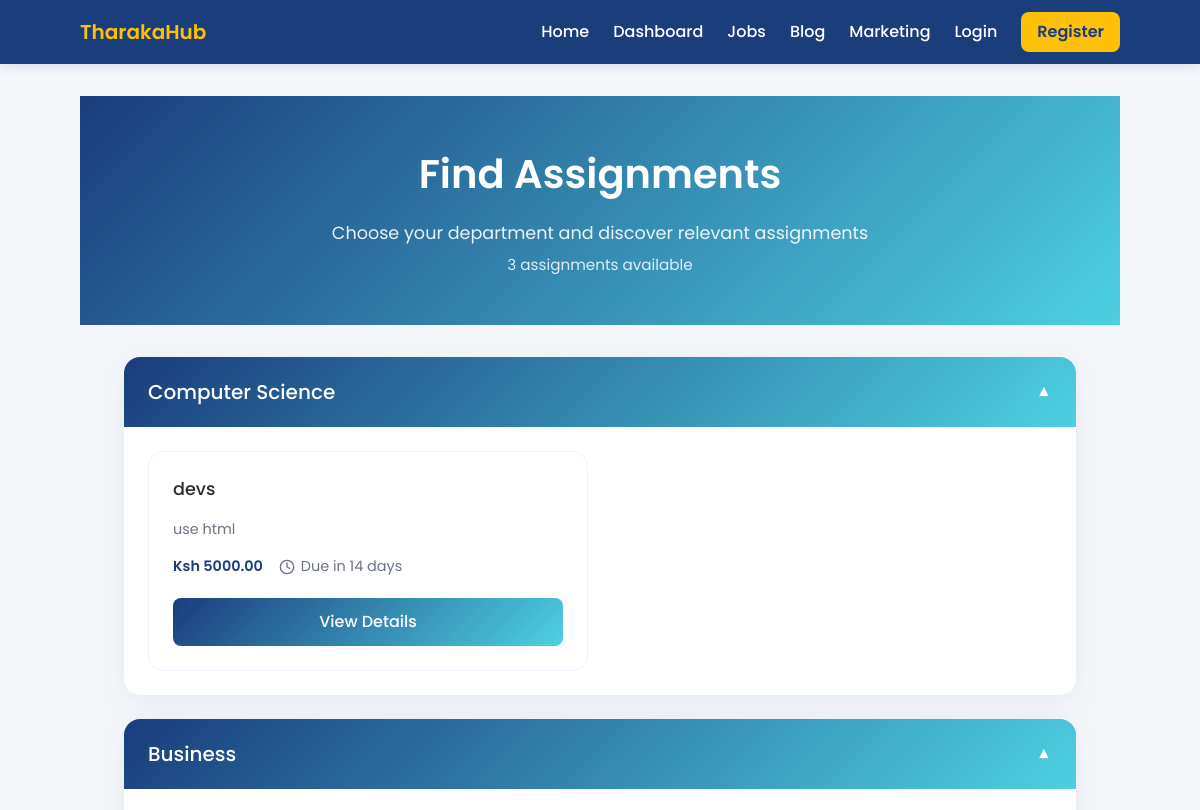
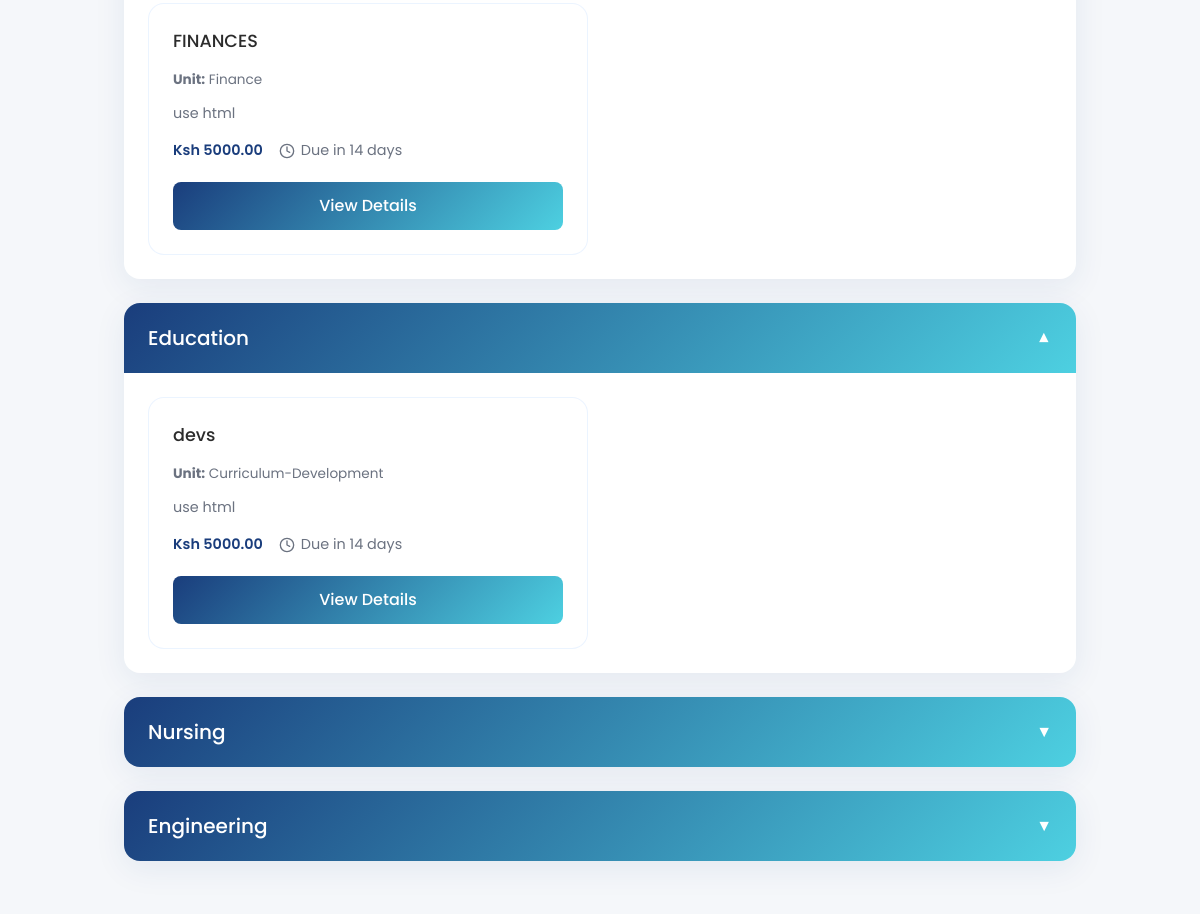
Page /users/jobs/ (upper part) on the earlier database version (2 pictures, top to bottom).
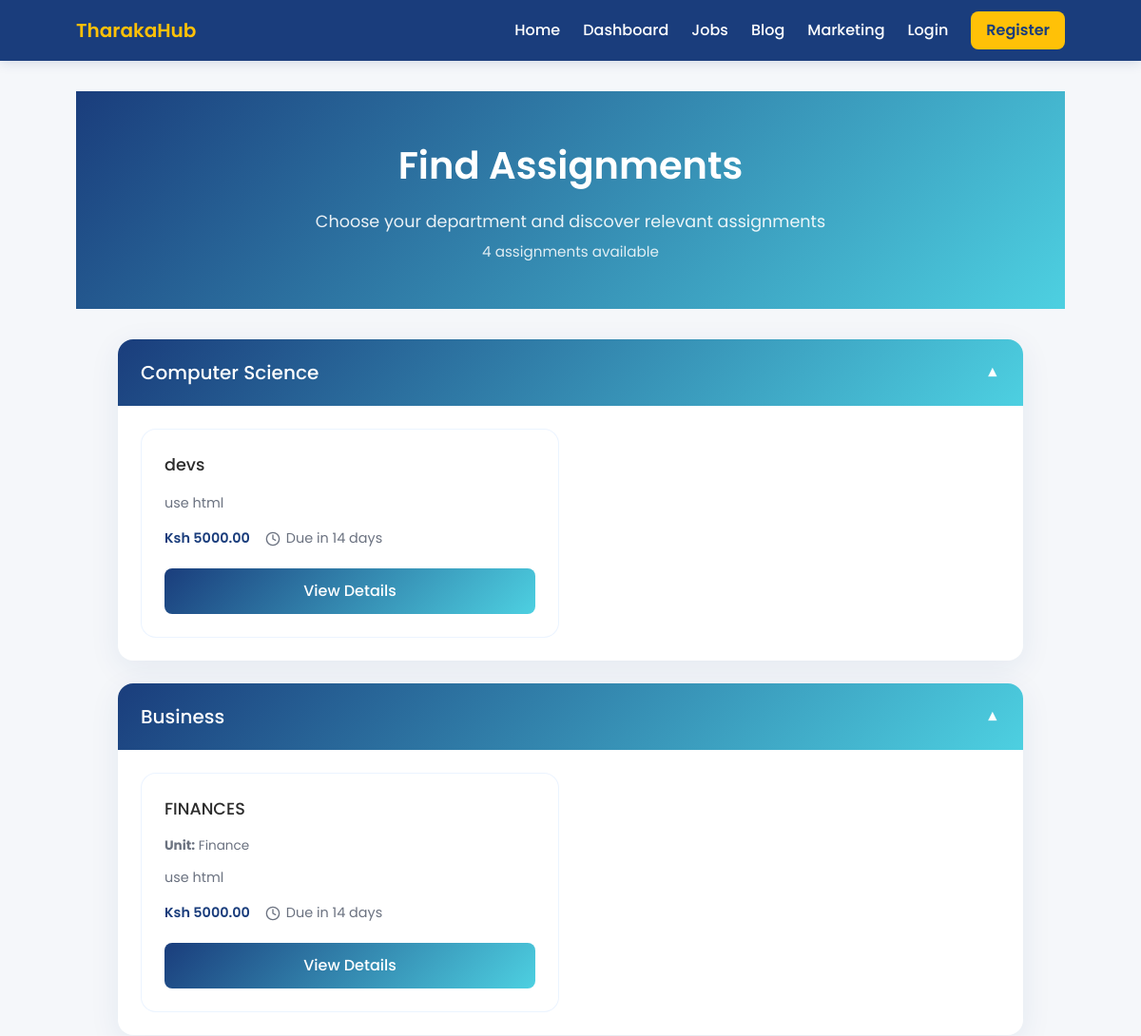
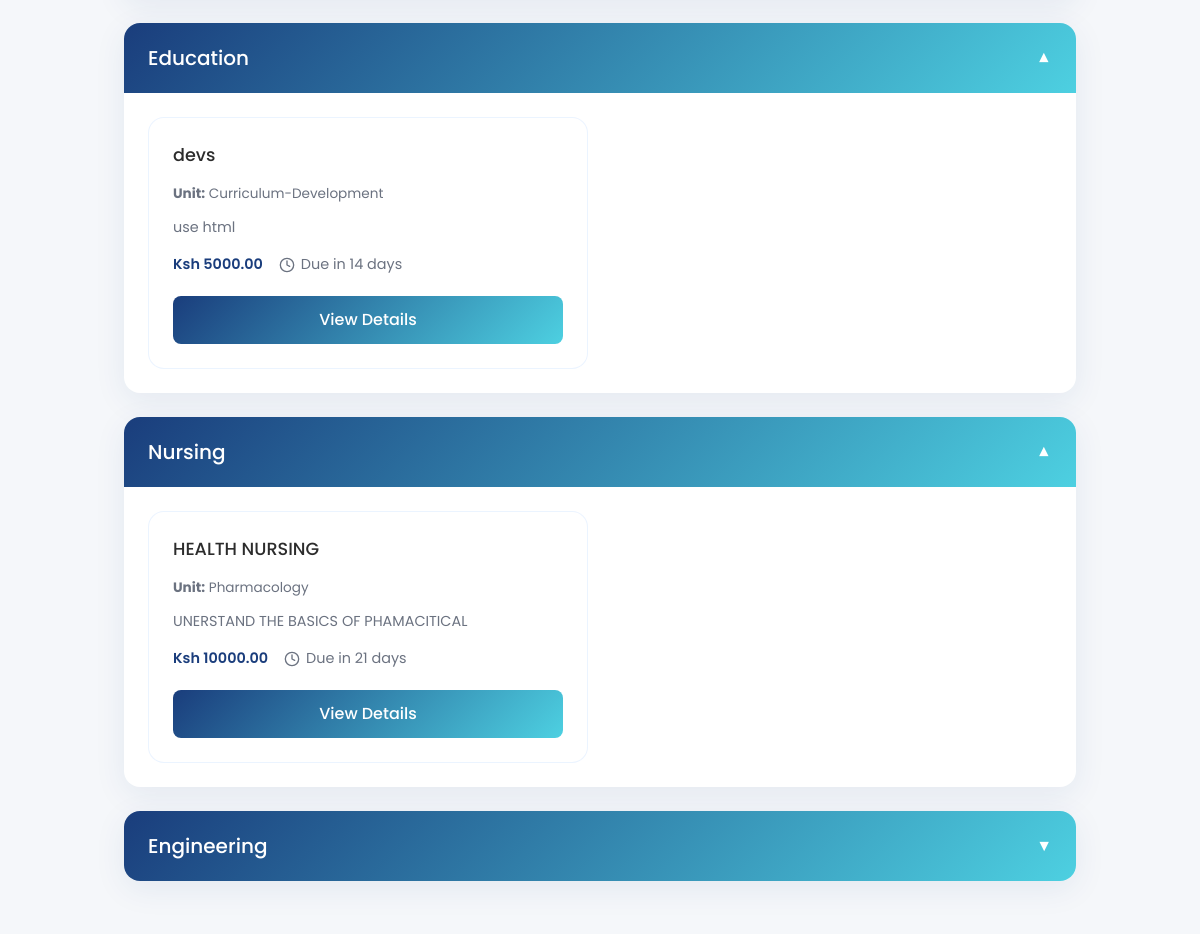
Same page on the later database version (2 pictures, top to bottom).
### jobs/models.py (models this page shows, shortened)
class Job(models.Model):
    class Status(models.TextChoices):
        POSTED = 'POSTED', 'Posted'
        IN_PROGRESS = 'IN_PROGRESS', 'In Progress'
        COMPLETED = 'COMPLETED', 'Completed'
        ARCHIVED = 'ARCHIVED', 'Archived'
    poster = models.ForeignKey(
        User,
        on_delete=models.CASCADE,
        related_name='jobs_posted'
    )
    assignee = models.ForeignKey(
        User,
        on_delete=models.SET_NULL,
        null=True,
        blank=True,
        related_name='jobs_assigned'
    )
    title = models.CharField(max_length=200)
    description = models.TextField()
    department = models.CharField(max_length=120)
    unit = models.CharField(max_length=120, blank=True)
    price = models.DecimalField(max_digits=10, decimal_places=2)
    deadline = models.DateField()
    status = models.CharField(
        max_length=20,
        choices=Status.choices,
        default=Status.POSTED,
        db_index=True
    )
    is_active = models.BooleanField(default=True)
    created_at = models.DateTimeField(auto_now_add=True)
    updated_at = models.DateTimeField(auto_now=True)
    class Meta:
        indexes = [
            models.Index(fields=['status']),
            models.Index(fields=['deadline']),
        ]
        ordering = ['-created_at']

### users/views.py (the view)
# urls.py: path('jobs/', views.jobs_list, name='jobs_list_alt'),
def jobs(request):
    jobs_qs = Job.objects.filter(status=Job.Status.POSTED, is_active=True).order_by('-created_at')
    departments_data = {}
    department_names = {
        'computer-science': 'Computer Science',
        'business': 'Business',
        'education': 'Education',
        'nursing': 'Nursing',
        'engineering': 'Engineering'
    }
    for dept_key, dept_name in department_names.items():
        departments_data[dept_key] = {
            'name': dept_name,
            'jobs': []
        }
    for job in jobs_qs:
        dept_key = job.department.lower().strip().replace(' ', '-')
        if dept_key in departments_data:
            departments_data[dept_key]['jobs'].append(job)
        else:
            for key, dept_info in departments_data.items():
                if dept_info['name'].lower() == job.department.lower().strip():
                    departments_data[key]['jobs'].append(job)
                    break
    for dept_data in departments_data.values():
        for job in dept_data['jobs']:
            days_left = (job.deadline - timezone.now().date()).days
            job.days_left = days_left if days_left >= 0 else 0
    context = {
        'departments': departments_data,
        'total_jobs': jobs_qs.count()
    }
    return render(request, 'jobs/jobs.html', context)

### jobs/templates/jobs/jobs.html (shortened to what this page needs)
{% extends 'users/base.html' %}
{% load static %}
{% block extra_css %}
<link rel="stylesheet" href="{% static 'jobs/css/jobs.css' %}">
{% endblock %}
{% block content %}
<header class="jobs-header">
    <h1>Find Assignments</h1>
    <p>Choose your department and discover relevant assignments</p>
    {% if total_jobs > 0 %}
    <p style="margin-top: 8px; font-size: 0.95rem; opacity: 0.85;">{{ total_jobs }} assignment{{ total_jobs|pluralize }} available</p>
    {% endif %}
</header>
<main class="departments">
    {% for dept_key, dept_data in departments.items %}
    <div class="department" {% if dept_data.jobs %}data-has-jobs="true"{% endif %}>
        <div class="department-header">
            <h2>{{ dept_data.name }}</h2>
            <span class="icon">▼</span>
        </div>
        <div class="department-content">
            {% if dept_data.jobs %}
            <div class="assignments-grid">
                {% for job in dept_data.jobs %}
                <div class="assignment-card">
                    <h3 class="assignment-title">{{ job.title }}</h3>
                    {% if job.unit %}
                    <p style="margin: 0 0 12px; font-size: 0.85rem; color: var(--muted, #6b7280);">
                        <strong>Unit:</strong> {{ job.unit|title }}
                    </p>
                    {% endif %}
                    <p style="margin: 0 0 16px; font-size: 0.9rem; color: var(--muted, #6b7280); line-height: 1.5;">
                        {{ job.description|truncatewords:25 }}
                    </p>
                    <div class="assignment-meta">
                        <span class="assignment-price">Ksh {{ job.price|floatformat:2 }}</span>
                        <span class="assignment-deadline">
                            <svg xmlns="http://www.w3.org/2000/svg" width="16" height="16" viewBox="0 0 24 24" fill="none" stroke="currentColor" stroke-width="2" stroke-linecap="round" stroke-linejoin="round">
                                <circle cx="12" cy="12" r="10"/><polyline points="12 6 12 12 16 14"/>
                            </svg>
                            {% if job.days_left == 0 %}
                                Due today
                            {% elif job.days_left == 1 %}
                                Due in 1 day
                            {% else %}
                                Due in {{ job.days_left }} days
                            {% endif %}
                        </span>
                    </div>
                    <a href="{% url 'jobs:detail' job.pk %}" class="apply-btn" style="display: block; text-align: center; text-decoration: none;">View Details</a>
                </div>
                {% endfor %}
            </div>
            {% endif %}
        </div>
    </div>
    {% endfor %}
</main>
{% endblock %}

Differences in the rows shown:
added Job: title "HEALTH NURSING", unit "Pharmacology", description "UNERSTAND THE BASICS OF PHAMACITICAL", price "10000.00", days_left "21", shown under "Nursing"
Other differences:
{{ total_jobs }}: "3" → "4"
